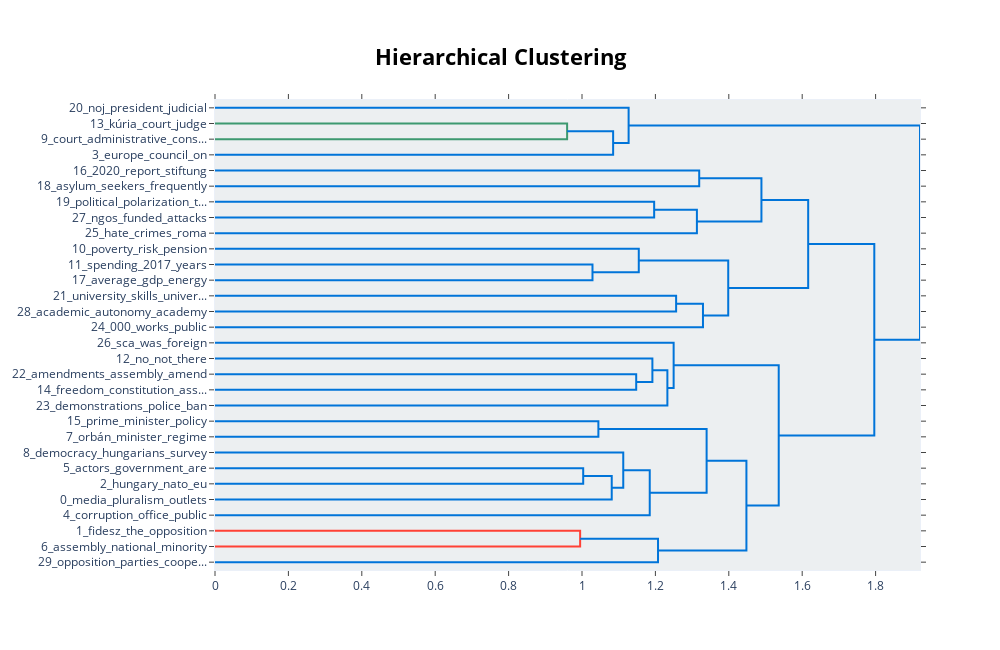

This figure's notebook cell:
### Code cell
# visualize topic clusters
model.visualize_hierarchy(top_n_topics=30)

### Figure 1 — Plotly figure (JSON) as saved in the notebook; plotly's stock layout.template omitted (floating-point values rounded to 4 significant figures)
{"data": [{"hoverinfo": "text", "marker": {"color": "rgb(61,153,112)"}, "mode": "lines", "type": "scatter", "x": [0, 0.9594, 0.9594, 0], "xaxis": "x", "y": [-15, -15, -25, -25], "yaxis": "y"}, {"hoverinfo": "text", "marker": {"color": "rgb(0,116,217)"}, "mode": "lines", "type": "scatter", "x": [0.9594, 1.085, 1.085, 0], "xaxis": "x", "y": [-20, -20, -35, -35], "yaxis": "y"}, {"hoverinfo": "text", "marker": {"color": "rgb(0,116,217)"}, "mode": "lines", "type": "scatter", "x": [0, 1.127, 1.127, 1.085], "xaxis": "x", "y": [-5, -5, -27.5, -27.5], "yaxis": "y"}, {"hoverinfo": "text", "marker": {"color": "rgb(0,116,217)"}, "mode": "lines", "type": "scatter", "x": [0, 1.319, 1.319, 0], "xaxis": "x", "y": [-45, -45, -55, -55], "yaxis": "y"}, {"hoverinfo": "text", "marker": {"color": "rgb(0,116,217)"}, "mode": "lines", "type": "scatter", "x": [0, 1.197, 1.197, 0], "xaxis": "x", "y": [-65, -65, -75, -75], "yaxis": "y"}, {"hoverinfo": "text", "marker": {"color": "rgb(0,116,217)"}, "mode": "lines", "type": "scatter", "x": [1.197, 1.313, 1.313, 0], "xaxis": "x", "y": [-70, -70, -85, -85], "yaxis": "y"}, {"hoverinfo": "text", "marker": {"color": "rgb(0,116,217)"}, "mode": "lines", "type": "scatter", "x": [1.319, 1.489, 1.489, 1.313], "xaxis": "x", "y": [-50, -50, -77.5, -77.5], "yaxis": "y"}, {"hoverinfo": "text", "marker": {"color": "rgb(0,116,217)"}, "mode": "lines", "type": "scatter", "x": [0, 1.029, 1.029, 0], "xaxis": "x", "y": [-105, -105, -115, -115], "yaxis": "y"}, {"hoverinfo": "text", "marker": {"color": "rgb(0,116,217)"}, "mode": "lines", "type": "scatter", "x": [0, 1.155, 1.155, 1.029], "xaxis": "x", "y": [-95, -95, -110, -110], "yaxis": "y"}, {"hoverinfo": "text", "marker": {"color": "rgb(0,116,217)"}, "mode": "lines", "type": "scatter", "x": [0, 1.256, 1.256, 0], "xaxis": "x", "y": [-125, -125, -135, -135], "yaxis": "y"}, {"hoverinfo": "text", "marker": {"color": "rgb(0,116,217)"}, "mode": "lines", "type": "scatter", "x": [1.256, 1.33, 1.33, 0], "xaxis": "x", "y": [-130, -130, -145, -145], "yaxis": "y"}, {"hoverinfo": "text", "marker": {"color": "rgb(0,116,217)"}, "mode": "lines", "type": "scatter", "x": [1.155, 1.398, 1.398, 1.33], "xaxis": "x", "y": [-102.5, -102.5, -137.5, -137.5], "yaxis": "y"}, {"hoverinfo": "text", "marker": {"color": "rgb(0,116,217)"}, "mode": "lines", "type": "scatter", "x": [1.489, 1.616, 1.616, 1.398], "xaxis": "x", "y": [-63.75, -63.75, -120, -120], "yaxis": "y"}, {"hoverinfo": "text", "marker": {"color": "rgb(0,116,217)"}, "mode": "lines", "type": "scatter", "x": [0, 1.148, 1.148, 0], "xaxis": "x", "y": [-175, -175, -185, -185], "yaxis": "y"}, {"hoverinfo": "text", "marker": {"color": "rgb(0,116,217)"}, "mode": "lines", "type": "scatter", "x": [0, 1.192, 1.192, 1.148], "xaxis": "x", "y": [-165, -165, -180, -180], "yaxis": "y"}, {"hoverinfo": "text", "marker": {"color": "rgb(0,116,217)"}, "mode": "lines", "type": "scatter", "x": [1.192, 1.233, 1.233, 0], "xaxis": "x", "y": [-172.5, -172.5, -195, -195], "yaxis": "y"}, {"hoverinfo": "text", "marker": {"color": "rgb(0,116,217)"}, "mode": "lines", "type": "scatter", "x": [0, 1.25, 1.25, 1.233], "xaxis": "x", "y": [-155, -155, -183.8, -183.8], "yaxis": "y"}, {"hoverinfo": "text", "marker": {"color": "rgb(0,116,217)"}, "mode": "lines", "type": "scatter", "x": [0, 1.045, 1.045, 0], "xaxis": "x", "y": [-205, -205, -215, -215], "yaxis": "y"}, {"hoverinfo": "text", "marker": {"color": "rgb(0,116,217)"}, "mode": "lines", "type": "scatter", "x": [0, 1.003, 1.003, 0], "xaxis": "x", "y": [-235, -235, -245, -245], "yaxis": "y"}, {"hoverinfo": "text", "marker": {"color": "rgb(0,116,217)"}, "mode": "lines", "type": "scatter", "x": [1.003, 1.081, 1.081, 0], "xaxis": "x", "y": [-240, -240, -255, -255], "yaxis": "y"}, {"hoverinfo": "text", "marker": {"color": "rgb(0,116,217)"}, "mode": "lines", "type": "scatter", "x": [0, 1.112, 1.112, 1.081], "xaxis": "x", "y": [-225, -225, -247.5, -247.5], "yaxis": "y"}, {"hoverinfo": "text", "marker": {"color": "rgb(0,116,217)"}, "mode": "lines", "type": "scatter", "x": [1.112, 1.185, 1.185, 0], "xaxis": "x", "y": [-236.2, -236.2, -265, -265], "yaxis": "y"}, {"hoverinfo": "text", "marker": {"color": "rgb(0,116,217)"}, "mode": "lines", "type": "scatter", "x": [1.045, 1.34, 1.34, 1.185], "xaxis": "x", "y": [-210, -210, -250.6, -250.6], "yaxis": "y"}, {"hoverinfo": "text", "marker": {"color": "rgb(255,65,54)"}, "mode": "lines", "type": "scatter", "x": [0, 0.9949, 0.9949, 0], "xaxis": "x", "y": [-275, -275, -285, -285], "yaxis": "y"}, {"hoverinfo": "text", "marker": {"color": "rgb(0,116,217)"}, "mode": "lines", "type": "scatter", "x": [0.9949, 1.207, 1.207, 0], "xaxis": "x", "y": [-280, -280, -295, -295], "yaxis": "y"}, {"hoverinfo": "text", "marker": {"color": "rgb(0,116,217)"}, "mode": "lines", "type": "scatter", "x": [1.34, 1.448, 1.448, 1.207], "xaxis": "x", "y": [-230.3, -230.3, -287.5, -287.5], "yaxis": "y"}, {"hoverinfo": "text", "marker": {"color": "rgb(0,116,217)"}, "mode": "lines", "type": "scatter", "x": [1.25, 1.536, 1.536, 1.448], "xaxis": "x", "y": [-169.4, -169.4, -258.9, -258.9], "yaxis": "y"}, {"hoverinfo": "text", "marker": {"color": "rgb(0,116,217)"}, "mode": "lines", "type": "scatter", "x": [1.616, 1.796, 1.796, 1.536], "xaxis": "x", "y": [-91.88, -91.88, -214.1, -214.1], "yaxis": "y"}, {"hoverinfo": "text", "marker": {"color": "rgb(0,116,217)"}, "mode": "lines", "type": "scatter", "x": [1.127, 1.921, 1.921, 1.796], "xaxis": "x", "y": [-16.25, -16.25, -153.0, -153.0], "yaxis": "y"}], "layout": {"autosize": false, "height": 650, "hoverlabel": {"bgcolor": "white", "font": {"family": "Rockwell", "size": 16}}, "hovermode": "closest", "plot_bgcolor": "#ECEFF1", "showlegend": false, "title": {"font": {"color": "Black", "size": 22}, "text": "<b>Hierarchical Clustering</b>", "x": 0.5, "xanchor": "center", "yanchor": "top"}, "width": 1000, "xaxis": {"autorange": true, "mirror": "allticks", "range": [0, 1.921], "rangemode": "tozero", "showgrid": false, "showline": true, "showticklabels": true, "ticks": "outside", "type": "linear", "zeroline": false}, "yaxis": {"mirror": "allticks", "range": [-300, 0], "rangemode": "tozero", "showgrid": false, "showline": true, "showticklabels": true, "tickmode": "array", "ticks": "outside", "ticktext": ["20_noj_president_judicial", "13_kúria_court_judge", "9_court_administrative_cons...", "3_europe_council_on", "16_2020_report_stiftung", "18_asylum_seekers_frequently", "19_political_polarization_t...", "27_ngos_funded_attacks", "25_hate_crimes_roma", "10_poverty_risk_pension", "11_spending_2017_years", "17_average_gdp_energy", "21_university_skills_univer...", "28_academic_autonomy_academy", "24_000_works_public", "26_sca_was_foreign", "12_no_not_there", "22_amendments_assembly_amend", "14_freedom_constitution_ass...", "23_demonstrations_police_ban", "15_prime_minister_policy", "7_orbán_minister_regime", "8_democracy_hungarians_survey", "5_actors_government_are", "2_hungary_nato_eu", "0_media_pluralism_outlets", "4_corruption_office_public", "1_fidesz_the_opposition", "6_assembly_national_minority", "29_opposition_parties_coope..."], "tickvals": [-5, -15, -25, -35, -45, -55, -65, -75, -85, -95, -105, -115, -125, -135, -145, -155, -165, -175, -185, -195, -205, -215, -225, -235, -245, -255, -265, -275, -285, -295], "type": "linear", "zeroline": false}}}
